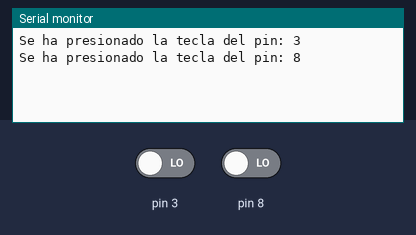
The sketch below on a simulated Arduino Uno, built with avr-gcc and run on an emulated ATmega328P. Parts: the last lines printed to the serial monitor. The test bench sets the inputs (shaded band); at power-on: pin 3 LOW, pin 8 LOW.

Above: at 1.2 s.
1.3 s: pin 3 driven HIGH
At 2.5 s:
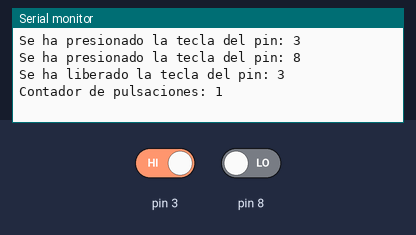
2.8 s: pin 8 driven HIGH
At 4.0 s:
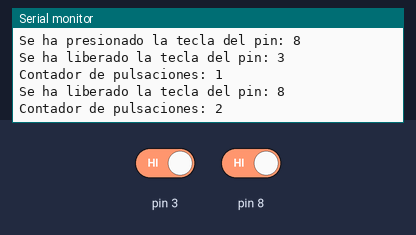

Measured:
- after the input at 1.3 s, the serial monitor: prints a new line at once (image 1)
- after the input at 2.8 s, the serial monitor: prints a new line at once (image 2)

The sketch:

main.ino
```cpp
#include "main.h"

dbn_t dataTecla1 = {SW1, RETARDO_SW1, BUTTON_UP};
dbn_t dataTecla2 = {SW2, RETARDO_SW2, BUTTON_UP};

void setup(){
  InicializarMEF(&dataTecla1);
  InicializarMEF(&dataTecla2);
}

void loop(){
  ActualizarMEF(&dataTecla1);
  ActualizarMEF(&dataTecla2);
}
```

main.h
```cpp
#include "teclas.h"
```

teclas.cpp
```cpp
#include "teclas.h"

int contador = 0;

void InicializarMEF(dbn_t *dataTeclaN){
  pinMode(dataTeclaN->tecla, INPUT);

  dataTeclaN->estado = BUTTON_UP;

  Serial.begin(9600);
}

void ActualizarMEF(dbn_t *dataTeclaN){
  switch (dataTeclaN->estado){
    case BUTTON_UP:
      if(digitalRead(dataTeclaN->tecla) == LOW){
        dataTeclaN->estado = BUTTON_FALLING;
      }
      break;
    case BUTTON_FALLING:
      espera(dataTeclaN->retardo);
      if(digitalRead(dataTeclaN->tecla) ==  LOW){
        dataTeclaN->estado = BUTTON_DOWN;
        buttonPressed(dataTeclaN->tecla);
      }else{
        dataTeclaN->estado = BUTTON_UP;
      }
      break;
    case BUTTON_RISING:
      espera(dataTeclaN->retardo);
      if(digitalRead(dataTeclaN->tecla) == HIGH){
        dataTeclaN->estado = BUTTON_UP;
        buttonReleased(dataTeclaN->tecla);
      }else{
        dataTeclaN->estado = BUTTON_DOWN;
      }
      break;
    case BUTTON_DOWN:
      if(digitalRead(dataTeclaN->tecla) == HIGH){
        dataTeclaN->estado = BUTTON_RISING;
      }
      break;
    default:
      InicializarMEF(dataTeclaN);
      break;
  }
}

void buttonPressed(int16_t tecla){
  Serial.print("Se ha presionado la tecla del pin: ");
  Serial.println(tecla);
}

void buttonReleased(int16_t tecla){
  contador++;
  Serial.print("Se ha liberado la tecla del pin: ");
  Serial.println(tecla);
  Serial.print("Contador de pulsaciones: ");
  Serial.println(contador);
}

void espera(int16_t milisegundos){
  unsigned long tiempo_actual = 0;
  tiempo_actual = millis();
  while (millis() < tiempo_actual + milisegundos){

  }
}
```

teclas.h
```cpp
#include <Arduino.h>

#define SW1 3
#define SW2 8
#define RETARDO_SW1 40
#define RETARDO_SW2 40

typedef enum{
  BUTTON_UP,
  BUTTON_FALLING,
  BUTTON_RISING,
  BUTTON_DOWN
} estadosMEF_t;

typedef struct{
  int16_t tecla;
  int16_t retardo;
  estadosMEF_t estado;
} dbn_t;

void InicializarMEF(dbn_t *dataTeclaN);
void ActualizarMEF(dbn_t *dataTeclaN);

void buttonPressed(int16_t tecla);
void buttonReleased(int16_t tecla);

void espera(int16_t milisegundos);
```
